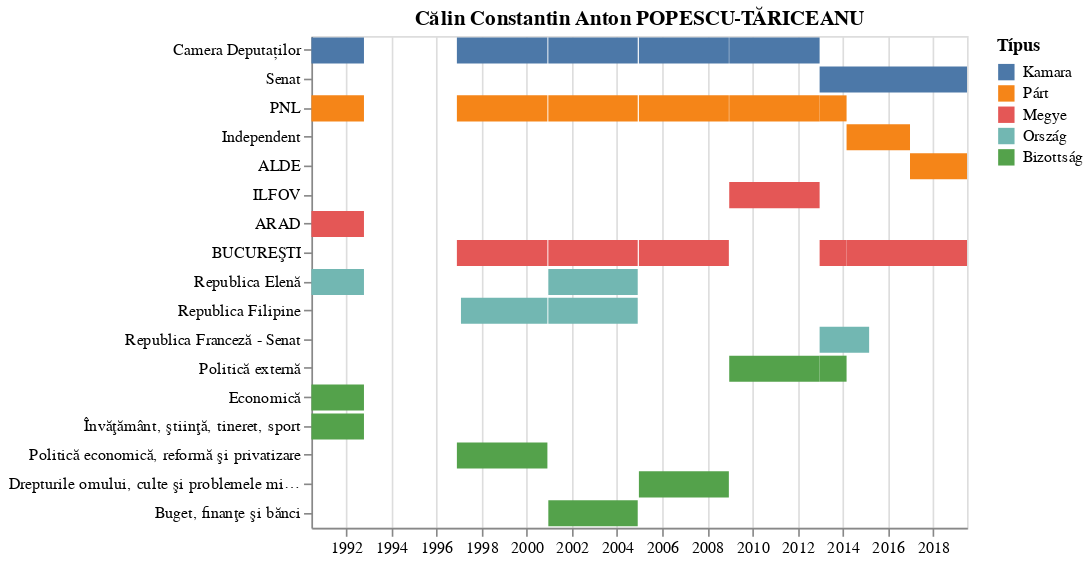

The cell this chart's notebook holds for it:
### Code cell
alt.Chart(ef,
          title=m['Name']['full']
         ).mark_bar().encode(
    x=alt.X('start:T',title=''),
    x2='end:T',
    y=alt.Y('Csoportok:N',title='',
            sort=alt.EncodingSortField(field="order", op="mean", order='descending')),
    color=alt.Color('Típus:N',
        sort=alt.EncodingSortField(field="order", op="mean", order='descending'))
)

### Figure 1 — Vega-Lite specification as saved in the notebook (floating-point values rounded to 4 significant figures)
{"$schema": "https://vega.github.io/schema/vega-lite/v3.3.0.json", "config": {"mark": {"tooltip": null}, "view": {"height": 300, "width": 400}}, "data": {"name": "data-481126e92cc612875fcb4b5929e2f18a"}, "datasets": {"data-481126e92cc612875fcb4b5929e2f18a": [{"Csoportok": "Politică externă", "Name": "Călin Constantin Anton POPESCU-TĂRICEANU", "Típus": "Bizottság", "duration": 1462, "end": "2012-12-20T00:00:00", "order": 1, "start": "2008-12-19T00:00:00"}, {"Csoportok": "Economică", "Name": "Călin Constantin Anton POPESCU-TĂRICEANU", "Típus": "Bizottság", "duration": 850, "end": "1992-10-16T00:00:00", "order": 1, "start": "1990-06-19T00:00:00"}, {"Csoportok": "Învăţământ, ştiinţă, tineret, sport", "Name": "Călin Constantin Anton POPESCU-TĂRICEANU", "Típus": "Bizottság", "duration": 850, "end": "1992-10-16T00:00:00", "order": 1, "start": "1990-06-19T00:00:00"}, {"Csoportok": "Politică economică, reformă şi privatizare", "Name": "Călin Constantin Anton POPESCU-TĂRICEANU", "Típus": "Bizottság", "duration": 1464, "end": "2000-11-30T00:00:00", "order": 1, "start": "1996-11-27T00:00:00"}, {"Csoportok": "Drepturile omului, culte şi problemele minorităţilor naţionale", "Name": "Călin Constantin Anton POPESCU-TĂRICEANU", "Típus": "Bizottság", "duration": 1455, "end": "2008-12-13T00:00:00", "order": 1, "start": "2004-12-19T00:00:00"}, {"Csoportok": "Politică externă", "Name": "Călin Constantin Anton POPESCU-TĂRICEANU", "Típus": "Bizottság", "duration": 436, "end": "2014-03-01T00:00:00", "order": 1, "start": "2012-12-20T00:00:00"}, {"Csoportok": "Buget, finanţe şi bănci", "Name": "Călin Constantin Anton POPESCU-TĂRICEANU", "Típus": "Bizottság", "duration": 1446, "end": "2004-11-30T00:00:00", "order": 1, "start": "2000-12-15T00:00:00"}, {"Csoportok": "Camera Deputaților", "Name": "Călin Constantin Anton POPESCU-TĂRICEANU", "Típus": "Kamara", "duration": 1462, "end": "2012-12-20T00:00:00", "order": 60, "start": "2008-12-19T00:00:00"}, {"Csoportok": "Camera Deputaților", "Name": "Călin Constantin Anton POPESCU-TĂRICEANU", "Típus": "Kamara", "duration": 850, "end": "1992-10-16T00:00:00", "order": 60, "start": "1990-06-19T00:00:00"}, {"Csoportok": "Camera Deputaților", "Name": "Călin Constantin Anton POPESCU-TĂRICEANU", "Típus": "Kamara", "duration": 1464, "end": "2000-11-30T00:00:00", "order": 60, "start": "1996-11-27T00:00:00"}, {"Csoportok": "Camera Deputaților", "Name": "Călin Constantin Anton POPESCU-TĂRICEANU", "Típus": "Kamara", "duration": 1455, "end": "2008-12-13T00:00:00", "order": 60, "start": "2004-12-19T00:00:00"}, {"Csoportok": "Senat", "Name": "Călin Constantin Anton POPESCU-TĂRICEANU", "Típus": "Kamara", "duration": 1462, "end": "2016-12-21T00:00:00", "order": 60, "start": "2012-12-20T00:00:00"}, {"Csoportok": "Camera Deputaților", "Name": "Călin Constantin Anton POPESCU-TĂRICEANU", "Típus": "Kamara", "duration": 1446, "end": "2004-11-30T00:00:00", "order": 60, "start": "2000-12-15T00:00:00"}, {"Csoportok": "Senat", "Name": "Călin Constantin Anton POPESCU-TĂRICEANU", "Típus": "Kamara", "duration": 922, "end": "2019-07-01T00:00:00", "order": 60, "start": "2016-12-21T00:00:00"}, {"Csoportok": "ILFOV", "Name": "Călin Constantin Anton POPESCU-TĂRICEANU", "Típus": "Megye", "duration": 1462, "end": "2012-12-20T00:00:00", "order": 30, "start": "2008-12-19T00:00:00"}, {"Csoportok": "ARAD", "Name": "Călin Constantin Anton POPESCU-TĂRICEANU", "Típus": "Megye", "duration": 850, "end": "1992-10-16T00:00:00", "order": 30, "start": "1990-06-19T00:00:00"}, {"Csoportok": "BUCUREŞTI", "Name": "Călin Constantin Anton POPESCU-TĂRICEANU", "Típus": "Megye", "duration": 1464, "end": "2000-11-30T00:00:00", "order": 30, "start": "1996-11-27T00:00:00"}, {"Csoportok": "BUCUREŞTI", "Name": "Călin Constantin Anton POPESCU-TĂRICEANU", "Típus": "Megye", "duration": 1455, "end": "2008-12-13T00:00:00", "order": 30, "start": "2004-12-19T00:00:00"}, {"Csoportok": "BUCUREŞTI", "Name": "Călin Constantin Anton POPESCU-TĂRICEANU", "Típus": "Megye", "duration": 436, "end": "2014-03-01T00:00:00", "order": 30, "start": "2012-12-20T00:00:00"}, {"Csoportok": "BUCUREŞTI", "Name": "Călin Constantin Anton POPESCU-TĂRICEANU", "Típus": "Megye", "duration": 1026, "end": "2016-12-21T00:00:00", "order": 30, "start": "2014-03-01T00:00:00"}, {"Csoportok": "BUCUREŞTI", "Name": "Călin Constantin Anton POPESCU-TĂRICEANU", "Típus": "Megye", "duration": 1446, "end": "2004-11-30T00:00:00", "order": 30, "start": "2000-12-15T00:00:00"}, {"Csoportok": "BUCUREŞTI", "Name": "Călin Constantin Anton POPESCU-TĂRICEANU", "Típus": "Megye", "duration": 922, "end": "2019-07-01T00:00:00", "order": 30, "start": "2016-12-21T00:00:00"}, {"Csoportok": "Republica Elenă", "Name": "Călin Constantin Anton POPESCU-TĂRICEANU", "Típus": "Ország", "duration": 850, "end": "1992-10-16T00:00:00", "order": 4, "start": "1990-06-19T00:00:00"}, {"Csoportok": "Republica Filipine", "Name": "Călin Constantin Anton POPESCU-TĂRICEANU", "Típus": "Ország", "duration": 1398, "end": "2000-11-30T00:00:00", "order": 4, "start": "1997-02-01T00:00:00"}, {"Csoportok": "Republica Franceză - Senat", "Name": "Călin Constantin Anton POPESCU-TĂRICEANU", "Típus": "Ország", "duration": 801, "end": "2015-03-01T00:00:00", "order": 4, "start": "2012-12-20T00:00:00"}, {"Csoportok": "Republica Filipine", "Name": "Călin Constantin Anton POPESCU-TĂRICEANU", "Típus": "Ország", "duration": 1446, "end": "2004-11-30T00:00:00", "order": 4, "start": "2000-12-15T00:00:00"}, {"Csoportok": "Republica Elenă", "Name": "Călin Constantin Anton POPESCU-TĂRICEANU", "Típus": "Ország", "duration": 1446, "end": "2004-11-30T00:00:00", "order": 4, "start": "2000-12-15T00:00:00"}, {"Csoportok": "PNL", "Name": "Călin Constantin Anton POPESCU-TĂRICEANU", "Típus": "Párt", "duration": 1462, "end": "2012-12-20T00:00:00", "order": 50, "start": "2008-12-19T00:00:00"}, {"Csoportok": "PNL", "Name": "Călin Constantin Anton POPESCU-TĂRICEANU", "Típus": "Párt", "duration": 850, "end": "1992-10-16T00:00:00", "order": 50, "start": "1990-06-19T00:00:00"}, {"Csoportok": "PNL", "Name": "Călin Constantin Anton POPESCU-TĂRICEANU", "Típus": "Párt", "duration": 1464, "end": "2000-11-30T00:00:00", "order": 50, "start": "1996-11-27T00:00:00"}, {"Csoportok": "PNL", "Name": "Călin Constantin Anton POPESCU-TĂRICEANU", "Típus": "Párt", "duration": 1455, "end": "2008-12-13T00:00:00", "order": 50, "start": "2004-12-19T00:00:00"}, {"Csoportok": "PNL", "Name": "Călin Constantin Anton POPESCU-TĂRICEANU", "Típus": "Párt", "duration": 436, "end": "2014-03-01T00:00:00", "order": 50, "start": "2012-12-20T00:00:00"}, {"Csoportok": "Independent", "Name": "Călin Constantin Anton POPESCU-TĂRICEANU", "Típus": "Párt", "duration": 1026, "end": "2016-12-21T00:00:00", "order": 50, "start": "2014-03-01T00:00:00"}, {"Csoportok": "PNL", "Name": "Călin Constantin Anton POPESCU-TĂRICEANU", "Típus": "Párt", "duration": 1446, "end": "2004-11-30T00:00:00", "order": 50, "start": "2000-12-15T00:00:00"}, {"Csoportok": "ALDE", "Name": "Călin Constantin Anton POPESCU-TĂRICEANU", "Típus": "Párt", "duration": 922, "end": "2019-07-01T00:00:00", "order": 50, "start": "2016-12-21T00:00:00"}]}, "encoding": {"color": {"field": "Típus", "sort": {"field": "order", "op": "mean", "order": "descending"}, "type": "nominal"}, "x": {"field": "start", "title": "", "type": "temporal"}, "x2": {"field": "end"}, "y": {"field": "Csoportok", "sort": {"field": "order", "op": "mean", "order": "descending"}, "title": "", "type": "nominal"}}, "mark": "bar", "title": "Călin Constantin Anton POPESCU-TĂRICEANU"}
